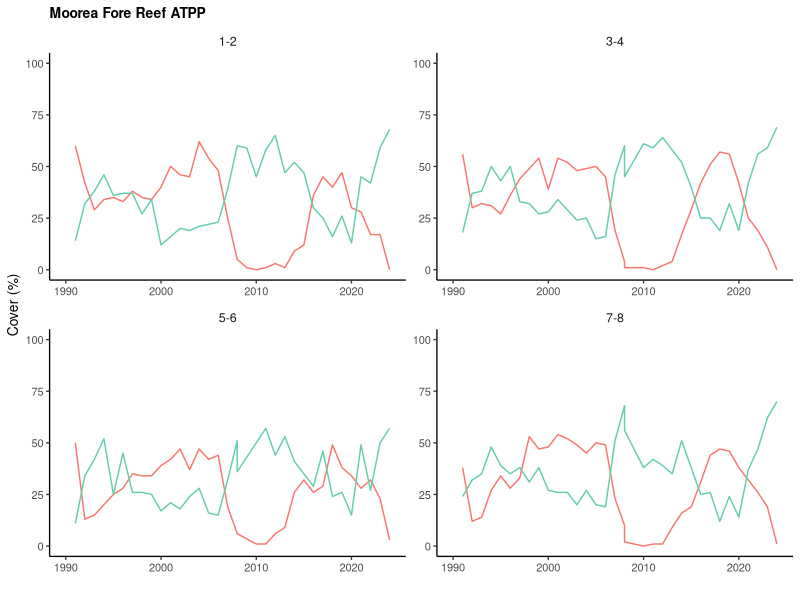

Here is the R script that generated this plot:
### ATPP data Moorea ###

setwd("/Volumes/MORITZ/Borchard/Data/CRIOBE")


library(vegan)
library(reshape)
library(reshape2)
library(plotrix)
library(ggplot2)
library(gridExtra)

### Barrier reef ###

# Load table
atpp<-read.table("ATPPbarrierSubstrate.csv",header=T,sep=";",dec=",",stringsAsFactor=T)

head(atpp)
str(atpp)

# Remove unnecessary columns
atpp<-atpp[,-c(2,3,8)]

names(atpp)<-tolower(names(atpp))

# C: live coral
# P: CCA
# R: rubble 0.2-15 cm.
# T: turf
# A: macroalgae
# D: rock
# S: sand
# O: other

# One row with no substrate: NA
atpp[34884,5]<-NA

droplevels(atpp$substrate)

# Count number of points per substrate
sub.count<-aggregate(atpp$substrate,list(atpp$year,atpp$station,atpp$substrate),length)
names(sub.count)<-c("year","station","substrate","cover")

# Mean se across stations
sub.moy.se<-do.call(data.frame,aggregate(sub.count$cover,list(sub.count$year,sub.count$substrate),function(x) c(mean=mean(x),sd=std.error(x))))
names(sub.moy.se)[1:4]<-c("year","substrate","mean","se")

### Graphs

# Island
p.tot<-ggplot(sub.moy.se[sub.moy.se$substrate %in% c("C","A"),],aes(x=year,y=mean,colour=substrate))+
	geom_line()+
	geom_errorbar(aes(x=year,y=mean,ymin=mean-se,ymax=mean+se),width=0)+
	xlab("") + ylab("Cover (%)")+
	scale_y_continuous(limits=c(0,100))+
	scale_x_continuous(limits=c(1990,2024),breaks=c(1990,2000,2010,2020),labels=c(1990,2000,2010,2020))+
	scale_colour_manual(values=c("aquamarine3","salmon1"))+
	ggtitle("Moorea Barrier ATPP")+
	theme_classic(base_size=10)+
	theme(axis.line.x=element_line(color="black"), axis.line.y=element_line(color="black"),strip.background=element_blank(),strip.text.x=element_text(size=9),plot.title=element_text(hjust=0,face="bold",size=10),legend.title=element_blank(),legend.position="none",legend.background=element_rect(fill=NA))

# Site
p.tot<-ggplot(sub.count[sub.count$substrate %in% c("C","A"),],aes(x=year,y=cover,colour=substrate))+
	geom_line()+
	xlab("") + ylab("Cover (%)")+
	scale_y_continuous(limits=c(0,100))+
	scale_x_continuous(limits=c(1990,2024),breaks=c(1990,2000,2010,2020),labels=c(1990,2000,2010,2020))+
	scale_colour_manual(values=c("aquamarine3","salmon1"))+
	facet_wrap(~station,scales="free")+
	ggtitle("Moorea Barrier ATPP")+
	theme_classic(base_size=10)+
	theme(axis.line.x=element_line(color="black"), axis.line.y=element_line(color="black"),strip.background=element_blank(),strip.text.x=element_text(size=9),plot.title=element_text(hjust=0,face="bold",size=10),legend.title=element_blank(),legend.position="none",legend.background=element_rect(fill=NA))


### Fore reef ###

# Load table
atppo<-read.table("ATPPouterSubstrate.csv",header=T,sep=";",dec=",",stringsAsFactor=T)

head(atppo)
str(atppo)

# Only 1-2 transect in 2009: remove?...

# Replace NA by zeros
atppo[is.na(atppo)]<-0

# Sum coral and sum algae (including turf)
cor.alg<-data.frame(atppo[,c(2,4)],coral=rowSums(atppo[,5:26]),algae=rowSums(atppo[,28:33]))
names(cor.alg)[1]<-"year"

# Mean se across stations
cor.alg.moy.se<-do.call(data.frame,aggregate(list(cor.alg$coral,cor.alg$algae),list(cor.alg$year),function(x) c(mean=mean(x),sd=std.error(x))))
names(cor.alg.moy.se)[1:5]<-c("year","cor.mean","cor.se","alg.mean","alg.se")


### Graphs

# Island
p.tot<-ggplot(cor.alg.moy.se,aes(x=year,y=cor.mean,colour="salmon1"))+
	geom_line()+
	geom_errorbar(aes(x=year,y=cor.mean,ymin=cor.mean-cor.se,ymax=cor.mean+cor.se),width=0,colour="salmon1")+
	geom_line(aes(x=year,y=alg.mean),colour="aquamarine3")+
	geom_errorbar(aes(x=year,y=alg.mean,ymin=alg.mean-alg.se,ymax=alg.mean+alg.se),width=0,colour="aquamarine3")+
	xlab("") + ylab("Cover (%)")+
	scale_y_continuous(limits=c(0,100))+
	scale_x_continuous(limits=c(1990,2024),breaks=c(1990,2000,2010,2020),labels=c(1990,2000,2010,2020))+
	ggtitle("Moorea Fore Reef ATPP")+
	theme_classic(base_size=10)+
	theme(axis.line.x=element_line(color="black"), axis.line.y=element_line(color="black"),strip.background=element_blank(),strip.text.x=element_text(size=9),plot.title=element_text(hjust=0,face="bold",size=10),legend.title=element_blank(),legend.position="none",legend.background=element_rect(fill=NA))

# Site
p.tot<-ggplot(cor.alg,aes(x=year,y=coral,colour="salmon1"))+
	geom_line()+
	geom_line(aes(x=year,y=algae),colour="aquamarine3")+
	xlab("") + ylab("Cover (%)")+
	scale_y_continuous(limits=c(0,100))+
	scale_x_continuous(limits=c(1990,2024),breaks=c(1990,2000,2010,2020),labels=c(1990,2000,2010,2020))+
	facet_wrap(~UE,scales="free")+
	ggtitle("Moorea Fore Reef ATPP")+
	theme_classic(base_size=10)+
	theme(axis.line.x=element_line(color="black"), axis.line.y=element_line(color="black"),strip.background=element_blank(),strip.text.x=element_text(size=9),plot.title=element_text(hjust=0,face="bold",size=10),legend.title=element_blank(),legend.position="none",legend.background=element_rect(fill=NA))
